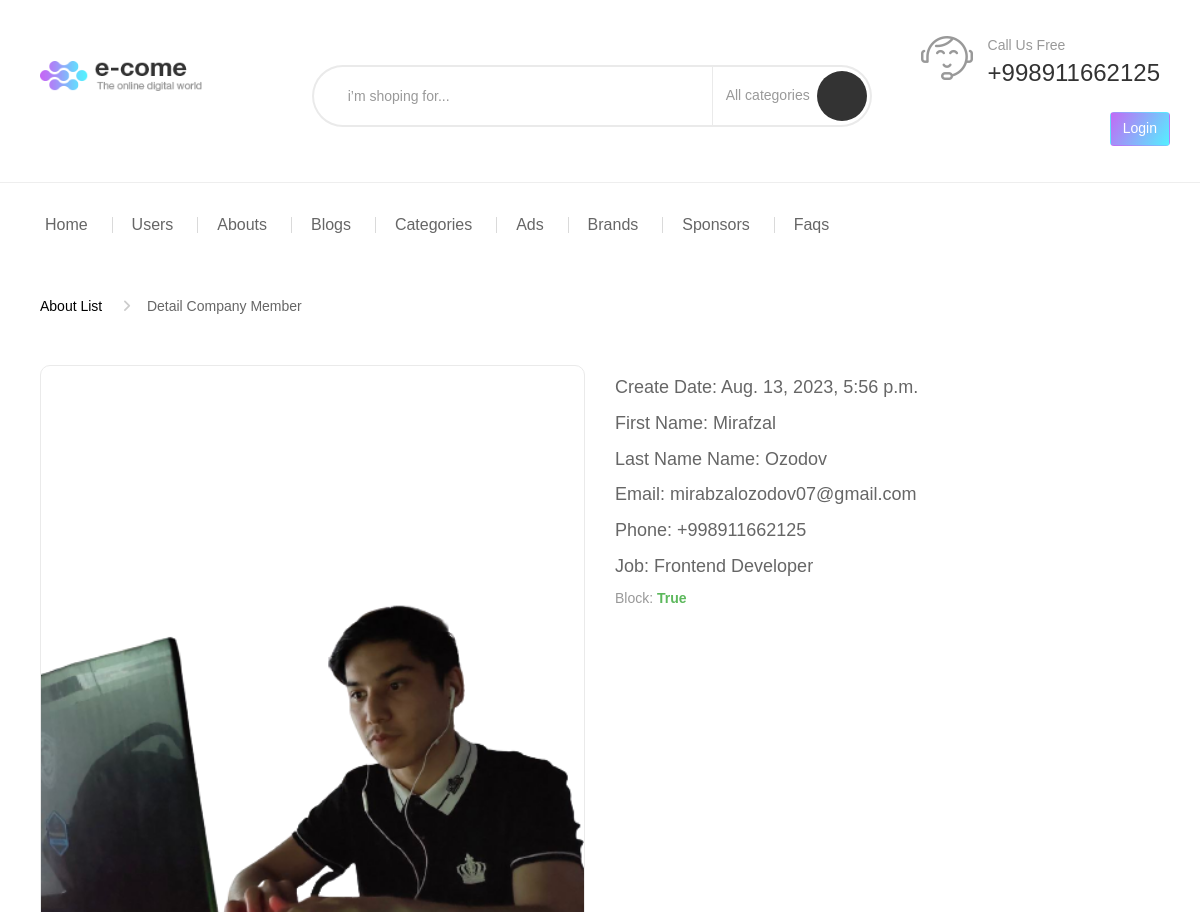
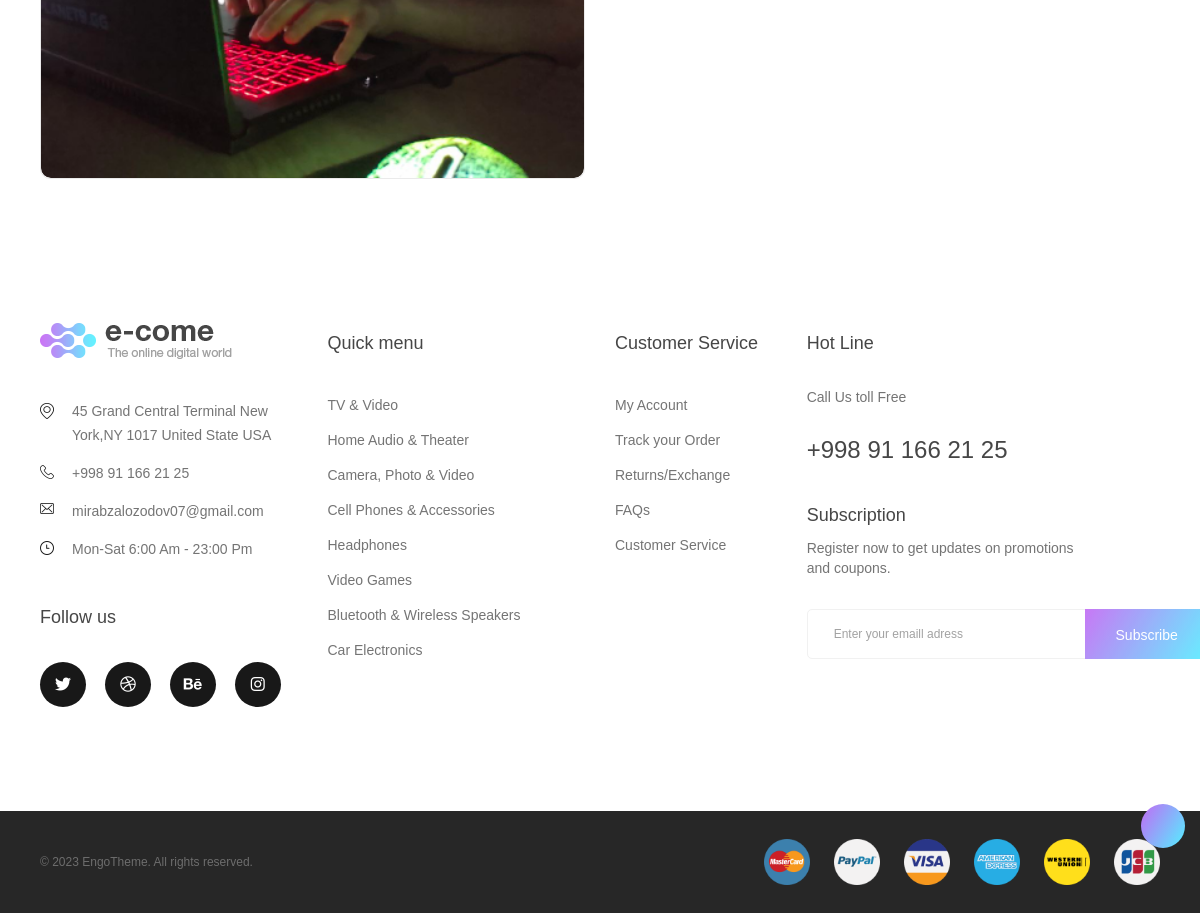
The page /about/member/detail/1/ on the database its author committed (2 pictures, top to bottom).
### about/models.py (models this page shows, shortened)
class CompanyMemberModel (models.Model):
    image = models.ImageField(name='image', upload_to='about/')
    job = models.CharField(name='job', blank=True, max_length=20)
    phone = models.CharField(name='phone', blank=True, max_length=25)
    email = models.EmailField(name='email', blank=True, max_length=30)
    block = models.BooleanField(name='block', blank=True, default=True)
    last_name = models.CharField(name='last_name', blank=True, max_length=30)
    first_name = models.CharField(name='first_name', blank=True, max_length=40)
    created_at = models.DateTimeField(name='created_at', blank=True, auto_now=True)

### about/views.py (the view)
# urls.py: path('member/detail/<int:pk>/', CompanyMemberDetailView.as_view(), name='member_detail'),
class CompanyMemberDetailView (DetailView):
    model = CompanyMemberModel
    context_object_name = 'member'
    template_name = 'admin/abouts/admin_about_member_detail.html'

### templates/admin/abouts/admin_about_member_detail.html
{% extends 'admin/base.html' %}
{% load static %}
{% block content %}
<div class="container container-240">
    <div class="single-product-detail product-bundle product-aff">
        <ul class="breadcrumb">
            <li><a href="{% url 'about_list' %}">About List</a></li>
            <li class="active">Detail Company Member</li>
        </ul>
        <div class="row">
            <div class="col-xs-12 col-sm-6 col-md-6">
                <div class="flex product-img-slide">
                    <div class="product-images">
                        <div class="main-img js-product-slider">
                            <img src="{{member.image.url}}" alt="photo" class="img-reponsive">
                        </div>
                    </div>
                </div>
            </div>
            <div class="col-xs-12 col-sm-6 col-md-6">
                <div class="single-flex">
                    <div class="single-product-info product-info product-grid-v2 s-50">
                        <div class="product-price">Create Date:
                            <span style="font-size: 18px;">{{member.created_at}}</span>
                        </div>
                        <div class="product-price">First Name:
                            <span style="font-size: 18px;">{{member.first_name}}</span>
                        </div>
                        <div class="product-price">Last Name Name:
                            <span style="font-size: 18px;">{{member.last_name}}</span>
                        </div>
                        <div class="product-price">Email:
                            <span style="font-size: 18px;">{{member.email}}</span>
                        </div>
                        <div class="product-price">Phone:
                            <span style="font-size: 18px;">{{member.phone}}</span>
                        </div>
                        <div class="product-price">Job:
                            <span style="font-size: 18px;">{{member.job}}</span>
                        </div>
                        <div class="availability">
                            <p class="product-inventory"> <label>Block: </label><span> {{member.block}}</span></p>
                        </div>
                    </div>
                </div>
            </div>
        </div>
    </div>
</div>
{% endblock %}

### rows shown on the page
CompanyMemberModel: image (picture), created_at "Aug. 13, 2023, 5:56 p.m.", first_name "Mirafzal", last_name "Ozodov", email "mirabzalozodov07@gmail.com", phone "+998911662125", job "Frontend Developer", block "True"
